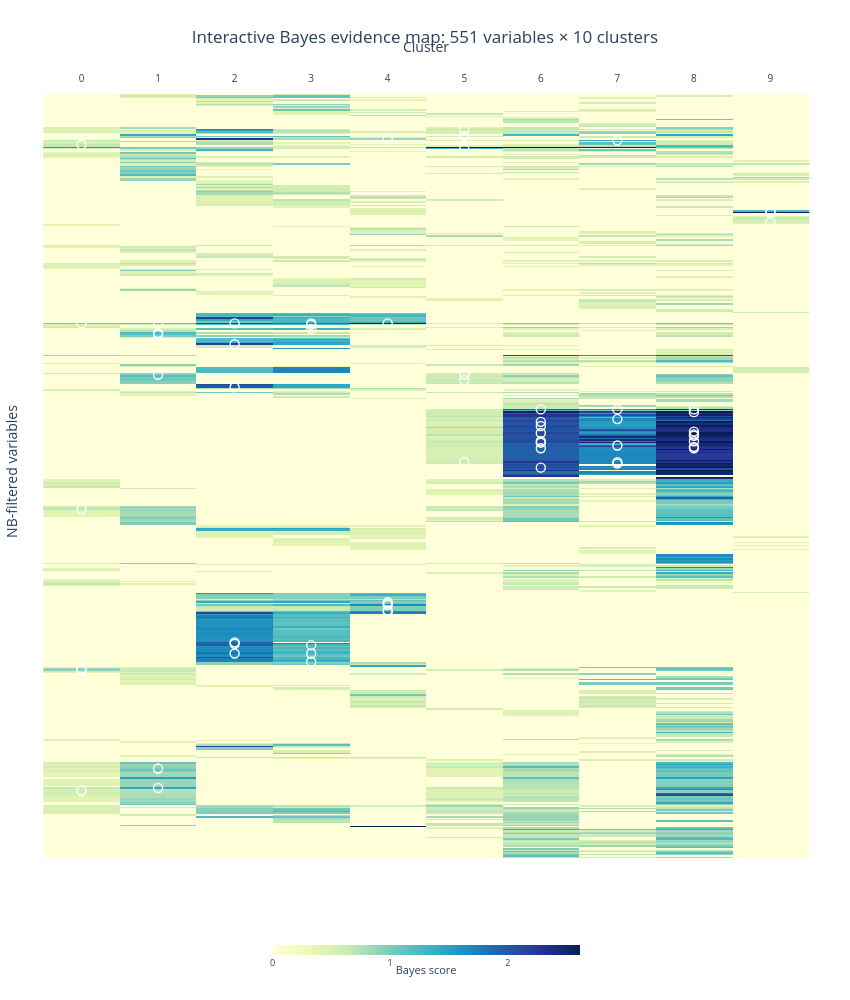

Write notebook code for a chart like this one.
### Code cell
# Interactive Plotly version of the NB heatmap.
# Requires:
#   NB_EVIDENCE
#   SUPERVISED_HEATMAP_RESULT
#
# This cell does not modify or replace the static Matplotlib/PDF heatmap.

from pathlib import Path
import re

import numpy as np
import pandas as pd
import plotly.graph_objects as go


# -------------------------------------------------------------------------
# Editable Plotly settings
# -------------------------------------------------------------------------
PLOTLY_HEATMAP_HEIGHT = 1000
PLOTLY_HEATMAP_WIDTH = 850

PLOTLY_COLOR_PERCENTILE = 99.0
PLOTLY_SHOW_VARIABLE_LABELS = False
PLOTLY_SHOW_MANUAL_ANNOTATION_MARKERS = True

PLOTLY_SAVE_HTML = True
PLOTLY_HTML_FILENAME = "interactive_nb_heatmap.html"


# -------------------------------------------------------------------------
# Helpers
# -------------------------------------------------------------------------
def cluster_numeric_key(cluster):
    """Sort C0, C1, ..., C10 numerically instead of alphabetically."""
    text = str(cluster).strip()
    match = re.search(r"-?\d+", text)

    if match:
        return int(match.group())

    return 10**9


def normalize_text(value, fallback="Not available"):
    if value is None:
        return fallback

    try:
        if pd.isna(value):
            return fallback
    except Exception:
        pass

    text = str(value).strip()
    return text if text else fallback


# -------------------------------------------------------------------------
# Numeric cluster order
# -------------------------------------------------------------------------
cluster_order = sorted(
    [str(cluster) for cluster in NB_EVIDENCE.score_matrix.columns],
    key=cluster_numeric_key,
)

cluster_labels = [
    str(cluster_numeric_key(cluster))
    for cluster in cluster_order
]


# Preserve the complete NB-filtered variable order.
variable_order = list(NB_EVIDENCE.variable_order)


# -------------------------------------------------------------------------
# Reindex all matrices using the same variable and cluster order
# -------------------------------------------------------------------------
score_plot = (
    NB_EVIDENCE.score_matrix
    .reindex(index=variable_order, columns=cluster_order)
    .apply(pd.to_numeric, errors="coerce")
)

coverage_plot = (
    NB_EVIDENCE.coverage_matrix
    .reindex(index=variable_order, columns=cluster_order)
    .apply(pd.to_numeric, errors="coerce")
)

count_plot = (
    NB_EVIDENCE.count_matrix
    .reindex(index=variable_order, columns=cluster_order)
    .apply(pd.to_numeric, errors="coerce")
)

category_plot = (
    NB_EVIDENCE.category_matrix
    .reindex(index=variable_order, columns=cluster_order)
    .fillna("")
    .astype(str)
)


# -------------------------------------------------------------------------
# Manual annotation lookup
#
# This inserts into the hover information the English descriptions that
# previously appeared inside the side annotation boxes.
# -------------------------------------------------------------------------
annotation_table = (
    SUPERVISED_HEATMAP_RESULT.annotation_table.copy()
)

annotation_table["cluster"] = annotation_table["cluster"].astype(str)
annotation_table["var"] = annotation_table["var"].astype(str)

annotation_lookup = {
    (row["var"], row["cluster"]): {
        "description": normalize_text(
            row.get("english_description"),
            fallback="No manual description",
        ),
        "category_override": normalize_text(
            row.get("category_en_override"),
            fallback="",
        ),
    }
    for _, row in annotation_table.iterrows()
}


# -------------------------------------------------------------------------
# Build hover information for every heatmap cell
# -------------------------------------------------------------------------
n_variables = len(variable_order)
n_clusters = len(cluster_order)

customdata = np.empty(
    (n_variables, n_clusters, 8),
    dtype=object,
)

for row_index, variable in enumerate(variable_order):
    for column_index, cluster in enumerate(cluster_order):

        score = score_plot.iloc[row_index, column_index]
        coverage = coverage_plot.iloc[row_index, column_index]
        count = count_plot.iloc[row_index, column_index]
        category = category_plot.iloc[row_index, column_index]

        annotation = annotation_lookup.get(
            (str(variable), str(cluster)),
            {},
        )

        description = annotation.get(
            "description",
            "No manual annotation selected",
        )

        category_override = annotation.get(
            "category_override",
            "",
        )

        displayed_category = (
            category_override
            if category_override
            else normalize_text(category)
        )

        customdata[row_index, column_index, :] = [
            str(variable),
            str(cluster),
            description,
            displayed_category,
            (
                f"{float(score):.3f}"
                if pd.notna(score)
                else "Not available"
            ),
            (
                f"{float(coverage):.1%}"
                if pd.notna(coverage)
                else "Not available"
            ),
            (
                f"{int(round(float(count))):,}"
                if pd.notna(count)
                else "Not available"
            ),
            (
                "Yes"
                if (str(variable), str(cluster)) in annotation_lookup
                else "No"
            ),
        ]


# -------------------------------------------------------------------------
# Color scale
# -------------------------------------------------------------------------
positive_scores = score_plot.to_numpy(dtype=float)
positive_scores = positive_scores[
    np.isfinite(positive_scores)
    & (positive_scores > 0)
]

if positive_scores.size == 0:
    raise ValueError(
        "The NB score matrix contains no positive values."
    )

zmax = float(
    np.nanpercentile(
        positive_scores,
        PLOTLY_COLOR_PERCENTILE,
    )
)

if not np.isfinite(zmax) or zmax <= 0:
    zmax = float(np.nanmax(positive_scores))


# -------------------------------------------------------------------------
# Interactive heatmap
# -------------------------------------------------------------------------
figure = go.Figure()

figure.add_trace(
    go.Heatmap(
        z=score_plot.to_numpy(dtype=float),
        x=cluster_labels,
        y=variable_order,
        customdata=customdata,
        colorscale="YlGnBu",
        zmin=0,
        zmax=zmax,
        colorbar=dict(
            title=dict(
                text="Bayes score",
                side="bottom",
            ),
            orientation="h",
            x=0.50,
            xanchor="center",
            y=-0.10,
            yanchor="top",
            len=0.42,
            thickness=10,
            tickfont=dict(size=9),
        ),
        hovertemplate=(
            "<b>Cluster %{customdata[1]}</b>"
            "<br><b>Variable:</b> %{customdata[0]}"
            "<br><b>Description:</b> %{customdata[2]}"
            "<br><b>Category / bin:</b> %{customdata[3]}"
            "<br><b>Bayes score:</b> %{customdata[4]}"
            "<br><b>Coverage:</b> %{customdata[5]}"
            "<br><b>n_cluster_x:</b> %{customdata[6]}"
            "<br><b>Manual annotation:</b> %{customdata[7]}"
            "<extra></extra>"
        ),
        hoverongaps=False,
    )
)


# -------------------------------------------------------------------------
# Overlay markers for the manually selected annotation cells
# -------------------------------------------------------------------------
if PLOTLY_SHOW_MANUAL_ANNOTATION_MARKERS:

    marker_x = []
    marker_y = []
    marker_customdata = []

    for _, row in annotation_table.iterrows():

        cluster = str(row["cluster"])
        variable = str(row["var"])

        if (
            cluster not in cluster_order
            or variable not in variable_order
        ):
            continue

        marker_x.append(
            str(cluster_numeric_key(cluster))
        )
        marker_y.append(variable)

        marker_customdata.append([
            cluster,
            variable,
            normalize_text(
                row.get("english_description"),
                fallback="No manual description",
            ),
            normalize_text(
                row.get("category_en_override"),
            ),
            f"{float(row['score']):.3f}",
            f"{float(row['coverage']):.1%}",
        ])

    figure.add_trace(
        go.Scatter(
            x=marker_x,
            y=marker_y,
            mode="markers",
            marker=dict(
                symbol="circle-open",
                size=9,
                line=dict(width=1.4),
                color="white",
            ),
            customdata=np.asarray(
                marker_customdata,
                dtype=object,
            ),
            hovertemplate=(
                "<b>Selected manual annotation</b>"
                "<br><b>Cluster:</b> %{customdata[0]}"
                "<br><b>Variable:</b> %{customdata[1]}"
                "<br><b>Description:</b> %{customdata[2]}"
                "<br><b>Category / bin:</b> %{customdata[3]}"
                "<br><b>Bayes score:</b> %{customdata[4]}"
                "<br><b>Coverage:</b> %{customdata[5]}"
                "<extra></extra>"
            ),
            name="Selected annotations",
            showlegend=False,
        )
    )


# -------------------------------------------------------------------------
# Layout
# -------------------------------------------------------------------------
figure.update_layout(
    title=dict(
        text=(
            "Interactive Bayes evidence map: "
            f"{n_variables:,} variables × {n_clusters} clusters"
        ),
        x=0.5,
        xanchor="center",
    ),
    width=PLOTLY_HEATMAP_WIDTH,
    height=PLOTLY_HEATMAP_HEIGHT,
    margin=dict(
        l=90 if PLOTLY_SHOW_VARIABLE_LABELS else 35,
        r=35,
        t=85,
        b=120,
    ),
    paper_bgcolor="white",
    plot_bgcolor="white",
    hoverlabel=dict(
        align="left",
        font_size=12,
    ),
)

figure.update_xaxes(
    title_text="Cluster",
    side="top",
    tickmode="array",
    tickvals=cluster_labels,
    ticktext=cluster_labels,
    tickfont=dict(size=10),
    showgrid=False,
    zeroline=False,
)

figure.update_yaxes(
    title_text="NB-filtered variables",
    autorange="reversed",
    showticklabels=PLOTLY_SHOW_VARIABLE_LABELS,
    tickfont=dict(size=7),
    showgrid=False,
    zeroline=False,
)


# -------------------------------------------------------------------------
# Display and optional HTML export
# -------------------------------------------------------------------------
figure.show(
    config={
        "displaylogo": False,
        "scrollZoom": True,
        "responsive": True,
        "toImageButtonOptions": {
            "format": "png",
            "filename": "interactive_nb_heatmap",
            "scale": 2,
        },
    }
)

if PLOTLY_SAVE_HTML:
    plotly_output_dir = (
        OUTPUT_DIR
        / "cluster_characterization_figures"
    )

    plotly_output_dir.mkdir(
        parents=True,
        exist_ok=True,
    )

    plotly_html_path = (
        plotly_output_dir
        / PLOTLY_HTML_FILENAME
    )

    figure.write_html(
        plotly_html_path,
        include_plotlyjs="cdn",
        full_html=True,
        config={
            "displaylogo": False,
            "scrollZoom": True,
            "responsive": True,
        },
    )

    print(
        "Interactive heatmap saved to:",
        plotly_html_path,
    )

### Figure 1 — Plotly figure (JSON) as saved in the notebook; plotly's stock layout.template omitted (floating-point values rounded to 4 significant figures; data arrays with more than 128 entries replaced by an {"elided": "..."} marker saying what was removed)
{"data": [{"colorbar": {"len": 0.42, "orientation": "h", "thickness": 10, "tickfont": {"size": 9}, "title": {"side": "bottom", "text": "Bayes score"}, "x": 0.5, "xanchor": "center", "y": -0.1, "yanchor": "top"}, "colorscale": [[0, "rgb(255,255,217)"], [0.125, "rgb(237,248,177)"], [0.25, "rgb(199,233,180)"], [0.375, "rgb(127,205,187)"], [0.5, "rgb(65,182,196)"], [0.625, "rgb(29,145,192)"], [0.75, "rgb(34,94,168)"], [0.875, "rgb(37,52,148)"], [1, "rgb(8,29,88)"]], "customdata": {"elided": "551x10x8 str values"}, "hoverongaps": false, "hovertemplate": "<b>Cluster %{customdata[1]}</b><br><b>Variable:</b> %{customdata[0]}<br><b>Description:</b> %{customdata[2]}<br><b>Category / bin:</b> %{customdata[3]}<br><b>Bayes score:</b> %{customdata[4]}<br><b>Coverage:</b> %{customdata[5]}<br><b>n_cluster_x:</b> %{customdata[6]}<br><b>Manual annotation:</b> %{customdata[7]}<extra></extra>", "type": "heatmap", "x": ["0", "1", "2", "3", "4", "5", "6", "7", "8", "9"], "y": {"elided": "551 str values"}, "z": {"elided": "551x10 float values"}, "zmax": 2.61, "zmin": 0}, {"customdata": {"elided": "62x6 str values"}, "hovertemplate": "<b>Selected manual annotation</b><br><b>Cluster:</b> %{customdata[0]}<br><b>Variable:</b> %{customdata[1]}<br><b>Description:</b> %{customdata[2]}<br><b>Category / bin:</b> %{customdata[3]}<br><b>Bayes score:</b> %{customdata[4]}<br><b>Coverage:</b> %{customdata[5]}<extra></extra>", "marker": {"color": "white", "line": {"width": 1.4}, "size": 9, "symbol": "circle-open"}, "mode": "markers", "name": "Selected annotations", "showlegend": false, "type": "scatter", "x": ["0", "0", "0", "0", "0", "0", "1", "1", "1", "1", "1", "1", "2", "2", "2", "2", "2", "2", "3", "3", "3", "3", "3", "3", "4", "4", "4", "4", "4", "4", "4", "5", "5", "5", "5", "5", "5", "6", "6", "6", "6", "6", "6", "6", "6", "7", "7", "7", "7", "7", "7", "8", "8", "8", "8", "8", "8", "8", "8", "9", "9", "9"], "y": ["H0303", "A1001JB", "A1001J", "A0921", "COL_LDL", "A1703", "H0303", "H0317A", "H0318", "A1701", "H0601B", "A1501", "H0303", "H0316", "A0816", "A0817", "A0821E", "H0601K", "H0303", "H0307", "H0308", "A0818", "A0822", "A0821E", "H0303", "A0807", "A0808", "est_fisio_embarazo", "A0809", "A0810C", "A0810B", "INSULINA", "Cintura_cm", "Peso_kg", "H0601B", "H0605AB", "A0316K", "A0301", "A0305", "A0307", "A0306A", "A0306D", "A0306O", "A0306I", "A0315A", "A0301", "A0312A", "A03061B", "A0316K", "A0316L", "AC_URICO", "A0301", "A0303NUM", "A0306O", "A0306J", "A0306K", "A0313", "A0306H", "A0315A", "ETI32A", "ETI25", "ETI21B"]}], "layout": {"height": 1000, "hoverlabel": {"align": "left", "font": {"size": 12}}, "margin": {"b": 120, "l": 35, "r": 35, "t": 85}, "paper_bgcolor": "white", "plot_bgcolor": "white", "title": {"text": "Interactive Bayes evidence map: 551 variables × 10 clusters", "x": 0.5, "xanchor": "center"}, "width": 850, "xaxis": {"showgrid": false, "side": "top", "tickfont": {"size": 10}, "tickmode": "array", "ticktext": ["0", "1", "2", "3", "4", "5", "6", "7", "8", "9"], "tickvals": ["0", "1", "2", "3", "4", "5", "6", "7", "8", "9"], "title": {"text": "Cluster"}, "zeroline": false}, "yaxis": {"autorange": "reversed", "showgrid": false, "showticklabels": false, "tickfont": {"size": 7}, "title": {"text": "NB-filtered variables"}, "zeroline": false}}}
